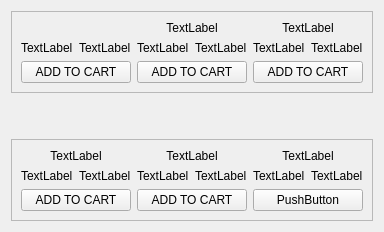
          <widget class="QWidget" name="page">
           <layout class="QVBoxLayout" name="verticalLayout_8">
            <item>
             <widget class="QFrame" name="frame_9">
              <property name="frameShape">
               <enum>QFrame::StyledPanel</enum>
              </property>
              <property name="frameShadow">
               <enum>QFrame::Raised</enum>
              </property>
              <layout class="QVBoxLayout" name="verticalLayout_7">
               <item>
                <layout class="QGridLayout" name="gridLayout_15">
                 <item row="0" column="1" rowspan="2">
                  <widget class="QLabel" name="OS1Image2">
                   <property name="frameShape">
                    <enum>QFrame::NoFrame</enum>
                   </property>
                   <property name="text">
                    <string>TextLabel</string>
                   </property>
                   <property name="alignment">
                    <set>Qt::AlignCenter</set>
                   </property>
                  </widget>
                 </item>
                 <item row="2" column="2">
                  <layout class="QGridLayout" name="gridLayout_19">
                   <item row="0" column="0">
                    <widget class="QLabel" name="OS1name3">
                     <property name="sizePolicy">
                      <sizepolicy hsizetype="Preferred" vsizetype="Maximum">
                       <horstretch>0</horstretch>
                       <verstretch>0</verstretch>
                      </sizepolicy>
                     </property>
                     <property name="text">
                      <string>TextLabel</string>
                     </property>
                    </widget>
                   </item>
                   <item row="1" column="0" colspan="2">
                    <widget class="QPushButton" name="OS1cartbutton3">
                     <property name="sizePolicy">
                      <sizepolicy hsizetype="Minimum" vsizetype="Maximum">
                       <horstretch>0</horstretch>
                       <verstretch>0</verstretch>
                      </sizepolicy>
                     </property>
                     <property name="text">
                      <string>ADD TO CART</string>
                     </property>
                    </widget>
                   </item>
                   <item row="0" column="1">
                    <widget class="QLabel" name="OS1price3">
                     <property name="sizePolicy">
                      <sizepolicy hsizetype="Preferred" vsizetype="Maximum">
                       <horstretch>0</horstretch>
                       <verstretch>0</verstretch>
                      </sizepolicy>
                     </property>
                     <property name="text">
                      <string>TextLabel</string>
                     </property>
                    </widget>
                   </item>
                  </layout>
                 </item>
                 <item row="0" column="0" rowspan="2">
                  <widget class="QLabel" name="OS1Image1">
                   <property name="styleSheet">
                    <string notr="true"/>
                   </property>
                   <property name="frameShape">
                    <enum>QFrame::NoFrame</enum>
                   </property>
                   <property name="text">
                    <string/>
                   </property>
                   <property name="pixmap">
                    <pixmap>macbook-pro .tiff</pixmap>
                   </property>
                   <property name="alignment">
                    <set>Qt::AlignCenter</set>
                   </property>
                  </widget>
                 </item>
                 <item row="2" column="0">
                  <layout class="QGridLayout" name="gridLayout_17">
                   <item row="0" column="0">
                    <widget class="QLabel" name="OS1name1">
                     <property name="sizePolicy">
                      <sizepolicy hsizetype="Preferred" vsizetype="Maximum">
                       <horstretch>0</horstretch>
                       <verstretch>0</verstretch>
                      </sizepolicy>
                     </property>
                     <property name="text">
                      <string>TextLabel</string>
                     </property>
                    </widget>
                   </item>
                   <item row="1" column="0" colspan="2">
                    <widget class="QPushButton" name="OS1cartbutton1">
                     <property name="sizePolicy">
                      <sizepolicy hsizetype="Minimum" vsizetype="Maximum">
                       <horstretch>0</horstretch>
                       <verstretch>0</verstretch>
                      </sizepolicy>
                     </property>
                     <property name="text">
                      <string>ADD TO CART</string>
                     </property>
                    </widget>
                   </item>
                   <item row="0" column="1">
                    <widget class="QLabel" name="OS1price1">
                     <property name="sizePolicy">
                      <sizepolicy hsizetype="Preferred" vsizetype="Maximum">
                       <horstretch>0</horstretch>
                       <verstretch>0</verstretch>
                      </sizepolicy>
                     </property>
                     <property name="text">
                      <string>TextLabel</string>
                     </property>
                    </widget>
                   </item>
                  </layout>
                 </item>
                 <item row="2" column="1">
                  <layout class="QGridLayout" name="gridLayout_18">
                   <item row="0" column="0">
                    <widget class="QLabel" name="OS1name2">
                     <property name="sizePolicy">
                      <sizepolicy hsizetype="Preferred" vsizetype="Maximum">
                       <horstretch>0</horstretch>
                       <verstretch>0</verstretch>
                      </sizepolicy>
                     </property>
                     <property name="text">
                      <string>TextLabel</string>
                     </property>
                    </widget>
                   </item>
                   <item row="1" column="0" colspan="2">
                    <widget class="QPushButton" name="OS1cartbutton2">
                     <property name="sizePolicy">
                      <sizepolicy hsizetype="Minimum" vsizetype="Maximum">
                       <horstretch>0</horstretch>
                       <verstretch>0</verstretch>
                      </sizepolicy>
                     </property>
                     <property name="text">
                      <string>ADD TO CART</string>
                     </property>
                    </widget>
                   </item>
                   <item row="0" column="1">
                    <widget class="QLabel" name="OS1price2">
                     <property name="sizePolicy">
                      <sizepolicy hsizetype="Preferred" vsizetype="Maximum">
                       <horstretch>0</horstretch>
                       <verstretch>0</verstretch>
                      </sizepolicy>
                     </property>
                     <property name="text">
                      <string>TextLabel</string>
                     </property>
                    </widget>
                   </item>
                  </layout>
                 </item>
                 <item row="0" column="2" rowspan="2">
                  <widget class="QLabel" name="OS1Image3">
                   <property name="frameShape">
                    <enum>QFrame::NoFrame</enum>
                   </property>
                   <property name="text">
                    <string>TextLabel</string>
                   </property>
                   <property name="alignment">
                    <set>Qt::AlignCenter</set>
                   </property>
                  </widget>
                 </item>
                </layout>
               </item>
              </layout>
             </widget>
            </item>
            <item>
             <spacer name="verticalSpacer">
              <property name="orientation">
               <enum>Qt::Vertical</enum>
              </property>
              <property name="sizeType">
               <enum>QSizePolicy::Maximum</enum>
              </property>
              <property name="sizeHint" stdset="0">
               <size>
                <width>20</width>
                <height>40</height>
               </size>
              </property>
             </spacer>
            </item>
            <item>
             <widget class="QFrame" name="frame_10">
              <property name="frameShape">
               <enum>QFrame::StyledPanel</enum>
              </property>
              <property name="frameShadow">
               <enum>QFrame::Raised</enum>
              </property>
              <layout class="QVBoxLayout" name="verticalLayout_17">
               <item>
                <layout class="QGridLayout" name="gridLayout_20">
                 <item row="0" column="1" rowspan="2">
                  <widget class="QLabel" name="OS1Image5">
                   <property name="frameShape">
                    <enum>QFrame::NoFrame</enum>
                   </property>
                   <property name="text">
                    <string>TextLabel</string>
                   </property>
                   <property name="alignment">
                    <set>Qt::AlignCenter</set>
                   </property>
                  </widget>
                 </item>
                 <item row="2" column="2">
                  <layout class="QGridLayout" name="gridLayout_26">
                   <item row="0" column="0">
                    <widget class="QLabel" name="OS1name6">
                     <property name="sizePolicy">
                      <sizepolicy hsizetype="Preferred" vsizetype="Maximum">
                       <horstretch>0</horstretch>
                       <verstretch>0</verstretch>
                      </sizepolicy>
                     </property>
                     <property name="text">
                      <string>TextLabel</string>
                     </property>
                    </widget>
                   </item>
                   <item row="1" column="0" colspan="2">
                    <widget class="QPushButton" name="OS1cartbutton6">
                     <property name="sizePolicy">
                      <sizepolicy hsizetype="Minimum" vsizetype="Maximum">
                       <horstretch>0</horstretch>
                       <verstretch>0</verstretch>
                      </sizepolicy>
                     </property>
                     <property name="text">
                      <string>PushButton</string>
                     </property>
                    </widget>
                   </item>
                   <item row="0" column="1">
                    <widget class="QLabel" name="OS1price6">
                     <property name="sizePolicy">
                      <sizepolicy hsizetype="Preferred" vsizetype="Maximum">
                       <horstretch>0</horstretch>
                       <verstretch>0</verstretch>
                      </sizepolicy>
                     </property>
                     <property name="text">
                      <string>TextLabel</string>
                     </property>
                    </widget>
                   </item>
                  </layout>
                 </item>
                 <item row="0" column="2" rowspan="2">
                  <widget class="QLabel" name="OS1Image6">
                   <property name="frameShape">
                    <enum>QFrame::NoFrame</enum>
                   </property>
                   <property name="text">
                    <string>TextLabel</string>
                   </property>
                   <property name="alignment">
                    <set>Qt::AlignCenter</set>
                   </property>
                  </widget>
                 </item>
                 <item row="2" column="0">
                  <layout class="QGridLayout" name="gridLayout_24">
                   <item row="0" column="0">
                    <widget class="QLabel" name="OS1name4">
                     <property name="sizePolicy">
                      <sizepolicy hsizetype="Preferred" vsizetype="Maximum">
                       <horstretch>0</horstretch>
                       <verstretch>0</verstretch>
                      </sizepolicy>
                     </property>
                     <property name="text">
                      <string>TextLabel</string>
                     </property>
                    </widget>
                   </item>
                   <item row="1" column="0" colspan="2">
                    <widget class="QPushButton" name="OS1cartbutton4">
                     <property name="sizePolicy">
                      <sizepolicy hsizetype="Minimum" vsizetype="Maximum">
                       <horstretch>0</horstretch>
                       <verstretch>0</verstretch>
                      </sizepolicy>
                     </property>
                     <property name="text">
                      <string>ADD TO CART</string>
                     </property>
                    </widget>
                   </item>
                   <item row="0" column="1">
                    <widget class="QLabel" name="OS1price4">
                     <property name="sizePolicy">
                      <sizepolicy hsizetype="Preferred" vsizetype="Maximum">
                       <horstretch>0</horstretch>
                       <verstretch>0</verstretch>
                      </sizepolicy>
                     </property>
                     <property name="text">
                      <string>TextLabel</string>
                     </property>
                    </widget>
                   </item>
                  </layout>
                 </item>
                 <item row="2" column="1">
                  <layout class="QGridLayout" name="gridLayout_25">
                   <item row="0" column="0">
                    <widget class="QLabel" name="OS1name5">
                     <property name="sizePolicy">
                      <sizepolicy hsizetype="Preferred" vsizetype="Maximum">
                       <horstretch>0</horstretch>
                       <verstretch>0</verstretch>
                      </sizepolicy>
                     </property>
                     <property name="text">
                      <string>TextLabel</string>
                     </property>
                    </widget>
                   </item>
                   <item row="1" column="0" colspan="2">
                    <widget class="QPushButton" name="OS1cartbutton5">
                     <property name="sizePolicy">
                      <sizepolicy hsizetype="Minimum" vsizetype="Maximum">
                       <horstretch>0</horstretch>
                       <verstretch>0</verstretch>
                      </sizepolicy>
                     </property>
                     <property name="text">
                      <string>ADD TO CART</string>
                     </property>
                    </widget>
                   </item>
                   <item row="0" column="1">
                    <widget class="QLabel" name="OS1price5">
                     <property name="sizePolicy">
                      <sizepolicy hsizetype="Preferred" vsizetype="Maximum">
                       <horstretch>0</horstretch>
                       <verstretch>0</verstretch>
                      </sizepolicy>
                     </property>
                     <property name="text">
                      <string>TextLabel</string>
                     </property>
                    </widget>
                   </item>
                  </layout>
                 </item>
                 <item row="0" column="0" rowspan="2">
                  <widget class="QLabel" name="OS1Image4">
                   <property name="frameShape">
                    <enum>QFrame::NoFrame</enum>
                   </property>
                   <property name="text">
                    <string>TextLabel</string>
                   </property>
                   <property name="alignment">
                    <set>Qt::AlignCenter</set>
                   </property>
                  </widget>
                 </item>
                </layout>
               </item>
              </layout>
             </widget>
            </item>
           </layout>
          </widget>
